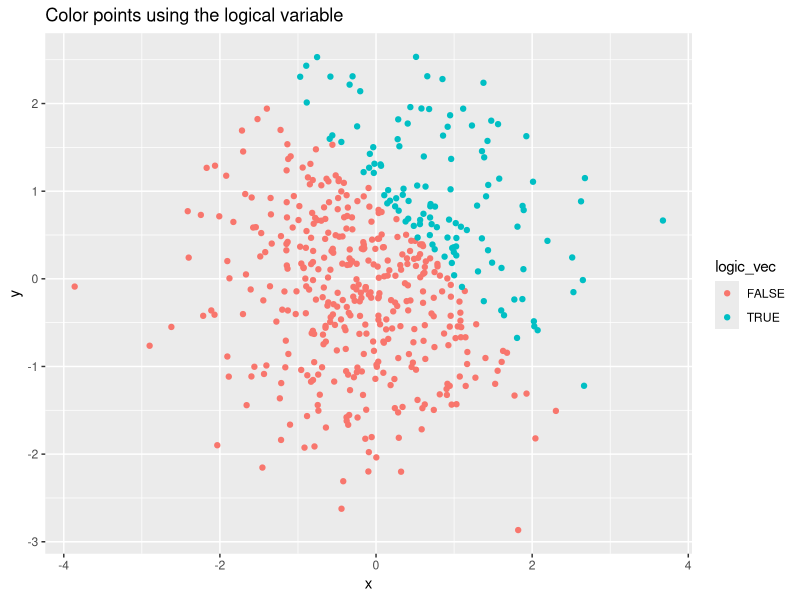
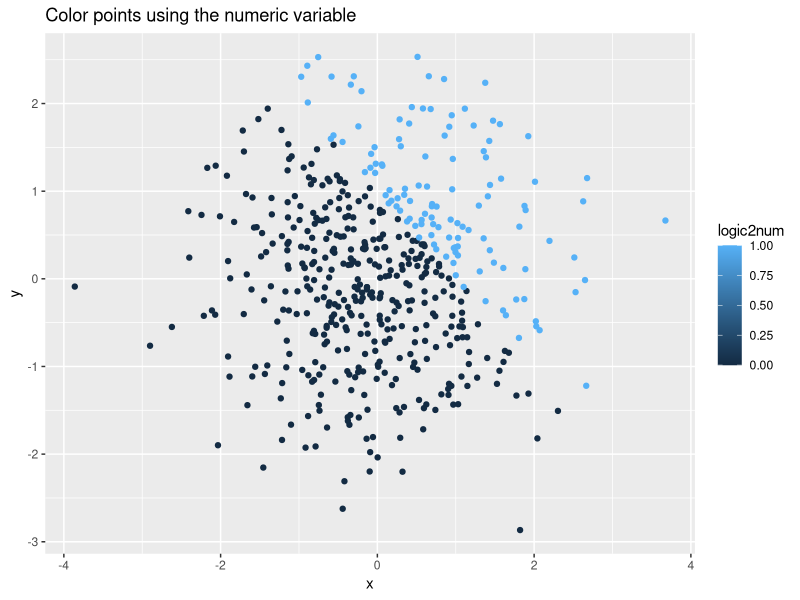
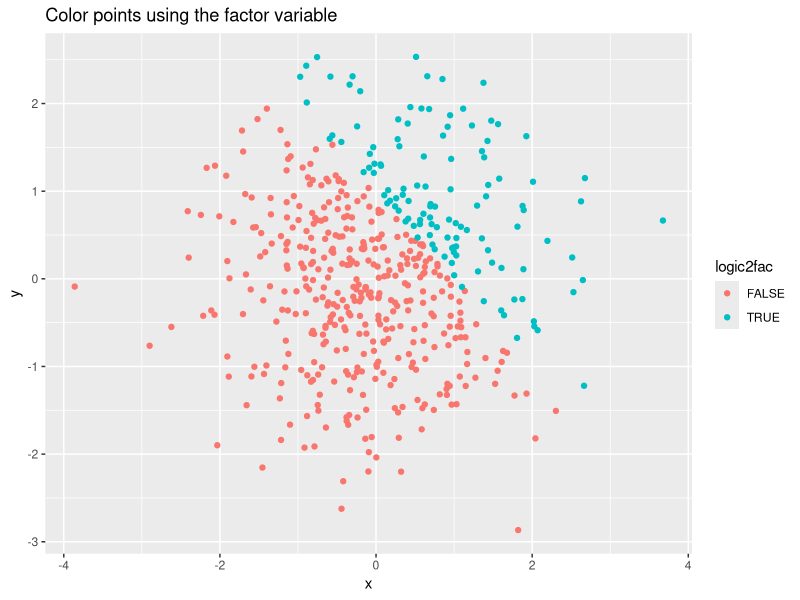
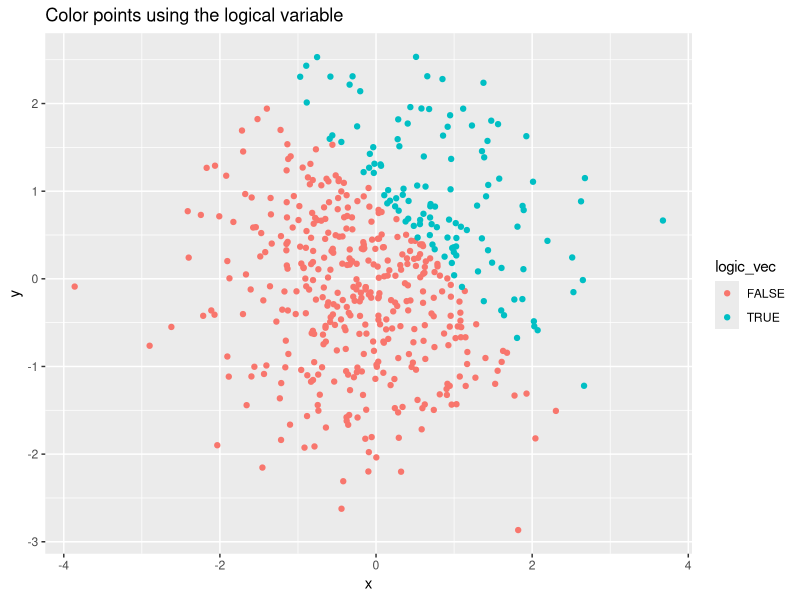

Source code (R) for these figures, in order:
## ---- chunk 1
library(tidyverse)
## ---- chunk 2
#Create the data frame
df_p1 = tibble(
  norm_samp = rnorm(8, mean = 0, sd = 1),
  norm_samp_logical = norm_samp > 0,
  char_vec = c("A", "B", "C", "A", "B", "B", "C", "B"),
  fac_vec = factor(char_vec, labels = c("I","II","III"))
)
## ---- chunk 3
#Take the mean of each variable in the data frame
mean_samp = mean(pull(df_p1, norm_samp))
mean_samp_logical = mean(pull(df_p1, norm_samp_logical))
mean_char_vec = mean(pull(df_p1, char_vec))
mean_fac_vec = mean(pull(df_p1, fac_vec))
## ---- chunk 4
#convert the logical vector to numeric, and multiply the random sample by the result
as.numeric(pull(df_p1, norm_samp_logical)) * pull(df_p1, norm_samp)
#convert the logical vector to a factor, and multiply the random sample by the result
factor(pull(df_p1, norm_samp_logical)) * pull(df_p1, norm_samp)
#convert the logical vector to a factor and then convert the result to numeric, and multiply the random sample by the result
as.numeric(factor(pull(df_p1, norm_samp_logical))) * pull(df_p1, norm_samp)
## ---- chunk 5
#create the dataframe
df_p2 = tibble(
  x = rnorm(500, mean = 0, sd = 1),
  y = rnorm(500, mean = 0, sd = 1),
  logic_vec = x + y > 1,
  logic2num = as.numeric(logic_vec),
  logic2fac = factor(logic_vec)
)
## ---- chunk 6
#color point using the logical variable
pic1 = ggplot(df_p2, aes(x = x, y = y, color = logic_vec)) + 
  geom_point() + ggtitle("Color points using the logical variable")
pic1

#color point using the numeric variable
pic2 = ggplot(df_p2, aes(x = x, y = y, color = logic2num)) + 
  geom_point() + ggtitle("Color points using the numeric variable")
pic2

#color point using the factor variable
pic3 = ggplot(df_p2, aes(x = x, y = y, color = logic2fac)) + 
  geom_point() + ggtitle("Color points using the factor variable")
pic3

#export the first scatterplot
ggsave("scatter point.png", plot = pic1)
